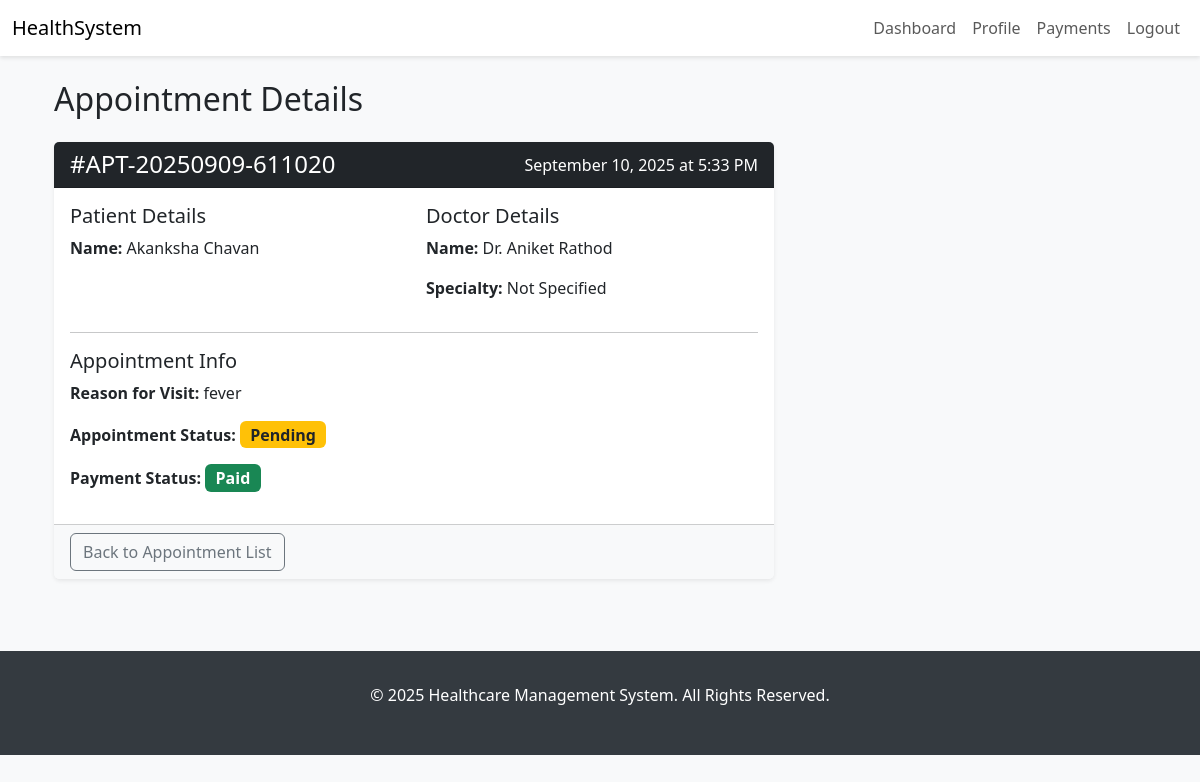
/appointments/22/ (signed in), run on the app's committed database.
### core/models.py (models this page shows, shortened)
class Appointment(models.Model):
    STATUS_CHOICES = [
        ('pending', 'Pending'),
        ('confirmed', 'Confirmed'),
        ('cancelled', 'Cancelled'),
        ('completed', 'Completed'),
        ('rescheduled', 'Rescheduled'),
    ]
    PAYMENT_STATUS_CHOICES = [
        ('pending', 'Pending'),
        ('paid', 'Paid'),
        ('failed', 'Failed'),
        ('refunded', 'Refunded'),
    ]
    patient = models.ForeignKey(Patient, on_delete=models.CASCADE, related_name='appointments')
    doctor = models.ForeignKey(Doctor, on_delete=models.CASCADE, related_name='appointments')
    appointment_number = models.CharField(max_length=20, unique=True, blank=True)
    appointment_date = models.DateField()
    appointment_time = models.TimeField()
    end_time = models.TimeField(blank=True, null=True)
    reason = models.TextField(blank=True, null=True)
    status = models.CharField(max_length=20, choices=STATUS_CHOICES, default='pending')
    payment_status = models.CharField(max_length=20, choices=PAYMENT_STATUS_CHOICES, default='pending')
    meeting_link = models.URLField(blank=True, null=True)
    notes = models.TextField(blank=True, null=True)
    is_reminder_sent = models.BooleanField(default=False)
    cancellation_reason = models.TextField(blank=True, null=True)
    created_at = models.DateTimeField(auto_now_add=True)
    updated_at = models.DateTimeField(auto_now=True)
    class Meta:
        verbose_name = "Appointment"
        verbose_name_plural = "Appointments"
        unique_together = ('doctor', 'appointment_date', 'appointment_time')
        ordering = ['-appointment_date', '-appointment_time']

class User(AbstractUser):
    ROLE_CHOICES = [
        ('patient', 'Patient'),
        ('doctor', 'Doctor'),
        ('admin', 'Admin'),
    ]
    role = models.CharField(max_length=10, choices=ROLE_CHOICES, default='patient')
    phone = models.CharField(
        max_length=15,
        blank=True,
        null=True,
        validators=[RegexValidator(r'^\+?1?\d{9,15}$', 'Enter a valid phone number.')]
    )
    is_verified = models.BooleanField(default=False)

class Doctor(models.Model):
    user = models.OneToOneField(settings.AUTH_USER_MODEL, on_delete=models.CASCADE, limit_choices_to={'role': 'doctor'})
    specializations = models.ManyToManyField(Specialization, related_name='doctors')
    experience_years = models.PositiveIntegerField(
        validators=[MinValueValidator(0), MaxValueValidator(60)]
    )
    consultation_fee = models.DecimalField(
        max_digits=10,
        decimal_places=2,
        validators=[MinValueValidator(0)]
    )
    license_number = models.CharField(max_length=50, unique=True)
    clinic_address = models.TextField()
    available_days = models.CharField(max_length=50)  # e.g., "Mon,Tue,Wed,Fri"
    available_from = models.TimeField()
    available_to = models.TimeField()
    is_active = models.BooleanField(default=True)
    education = models.TextField(default='', blank=True)
    languages = models.CharField(max_length=200, default="English")  # Comma-separated languages
    awards = models.TextField(blank=True, null=True)
    created_at = models.DateTimeField(auto_now_add=True)
    updated_at = models.DateTimeField(auto_now=True)
    class Meta:
        verbose_name = "Doctor"
        verbose_name_plural = "Doctors"
        ordering = ['-created_at']

### core/views.py (the view, shortened to what this page needs)
# urls.py: path('appointments/<int:pk>/', views.appointment_detail, name='appointment_detail'),
@login_required
def appointment_detail(request, pk):
    appointment = get_object_or_404(Appointment, pk=pk)
    user = request.user
    if not (is_admin(user) or
            (is_patient(user) and appointment.patient.user == user) or
            (is_doctor(user) and appointment.doctor.user == user)):
        return HttpResponseForbidden("You do not have permission to view this appointment.")
    review_form = ReviewForm()
    can_review = (
        is_patient(user) and
        appointment.status == 'completed' and
        not Review.objects.filter(appointment=appointment).exists()
    )
    context = {
        'appointment': appointment,
        'review_form': review_form,
        'can_review': can_review, # Pass the correct flag to the template
        'status_choices': Appointment.STATUS_CHOICES,
    }
    return render(request, 'appointment_detail.html', context)

### core/views.py (called while the page is built)
def is_patient(user): return user.is_authenticated and user.role == 'patient'

def is_admin(user): return user.is_authenticated and (user.role == 'admin' or user.is_superuser)

### templates/appointment_detail.html (shortened to what this page needs)
{% extends 'base.html' %}
{% block content %}
<div class="container-fluid">
    <h2 class="mb-4">Appointment Details</h2>
    <div class="row">
        <div class="col-lg-8 mb-4">
            <div class="card shadow-sm">
                <div class="card-header bg-dark text-white d-flex justify-content-between align-items-center">
                    <h4 class="mb-0">#{{ appointment.appointment_number }}</h4>
                    <span>{{ appointment.appointment_date|date:"F d, Y" }} at {{ appointment.appointment_time|time:"g:i A" }}</span>
                </div>
                <div class="card-body">
                    <div class="row">
                        <div class="col-md-6">
                            <h5>Patient Details</h5>
                            <p><strong>Name:</strong>  {% with patient_user=appointment.patient.user %}
                        {{ patient_user.get_full_name|default:patient_user.username }}
                    {% endwith %}</p>
                        </div>
                        <div class="col-md-6">
                            <h5>Doctor Details</h5>
                            <p><strong>Name:</strong> Dr. {{ appointment.doctor.user.get_full_name }}</p>
                            <p><strong>Specialty:</strong> {{ appointment.doctor.specialization.name|default:"Not Specified" }}</p>
                        </div>
                    </div>
                    <hr>
                    <h5>Appointment Info</h5>
                    <p><strong>Reason for Visit:</strong> {{ appointment.reason|linebreaksbr|default:"Not provided" }}</p>
                    <p>
                        <strong>Appointment Status:</strong>
                        <span class="badge fs-6 {% if appointment.status == 'confirmed' %}bg-success{% elif appointment.status == 'pending' %}bg-warning text-dark{% elif appointment.status == 'completed' %}bg-primary{% elif appointment.status == 'cancelled' %}bg-danger{% else %}bg-secondary{% endif %}">
                            {{ appointment.get_status_display }}
                        </span>
                    </p>
                    <p>
                        <strong>Payment Status:</strong>
                        <span class="badge fs-6 {% if appointment.payment_status == 'paid' %}bg-success{% else %}bg-warning text-dark{% endif %}">
                            {{ appointment.get_payment_status_display|capfirst }}
                        </span>
                    </p>
                </div>
                <div class="card-footer bg-light d-flex justify-content-between align-items-center">
                    <a href="{% url 'appointment_list' %}" class="btn btn-outline-secondary">Back to Appointment List</a>
                </div>
            </div>
        </div>
        <div class="col-lg-4 mb-4">
        </div>
    </div>
</div>
{% endblock %}

### templates/base.html (style rules this page uses)
body { background-color: #f8f9fa; }
.card { box-shadow: 0 2px 8px rgba(0,0,0,.1); border: none; }

### data on the page
Appointment: appointment_number "APT-20250909-611020", appointment_date "September 10, 2025", appointment_time "5:33 PM", doctor.user.get_full_name "Aniket Rathod", doctor.specialization.name "Not Specified", reason "fever", status "Pending", payment_status "Paid"
User: get_full_name "Akanksha Chavan"
